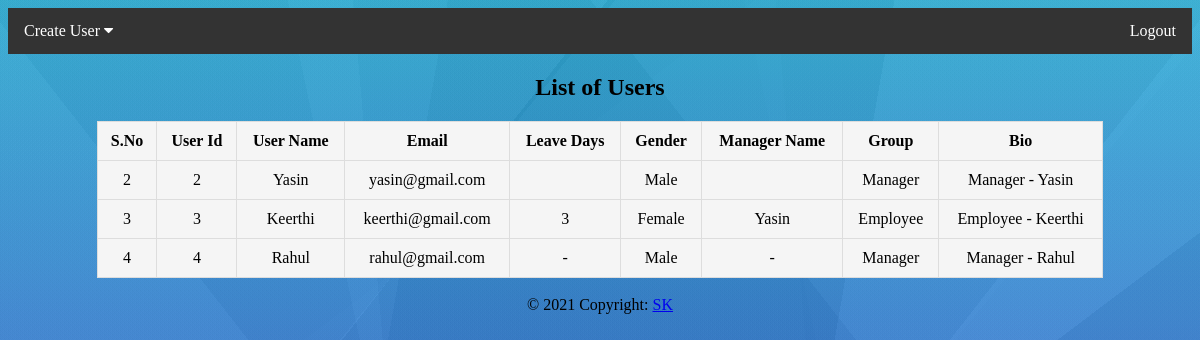
Page /add/ (signed in) on the committed database.
### user/models.py (models this page shows)
class UserProfile(models.Model):
    user = models.ForeignKey(User, on_delete=models.CASCADE)
    leave_days = models.CharField(max_length=20, choices=ELIGIBLE_LEAVE, default='-')
    gender = models.CharField(max_length=20, choices=GENDER)
    manager_name = models.CharField(max_length=50, choices=MANAGER, default='-')
    domain = models.CharField(max_length=30)
    group = models.CharField(max_length=20, choices=GROUP, default='-')
    bio = models.CharField(max_length=1000)

### user/views.py (the view)
# urls.py: path('add/', views.list_user, name='homepage'),
@login_required(login_url='/splogin')
def list_user(request):
    current_user = request.user
    values = UserProfile.objects.all()
    user = User.objects.all()
    return render(request, 'homepage.html', {'current_user':current_user, 'data':values, 'user':user})

### user/templates/homepage.html (shortened to what this page needs)
<html>
    <head>
        <link rel='stylesheet' href='../static/adminstyle.css'>
        <link rel='stylesheet' href='../static/homestyle.css'>
        <link rel="stylesheet" href="https://cdnjs.cloudflare.com/ajax/libs/font-awesome/4.7.0/css/font-awesome.min.css">
    </head>
    <body>
    <div class="navbar">
        <div class="dropdown">
            <button class="dropbtn">Create User
                <i class="fa fa-caret-down"></i>
            </button>
        </div><span class='topnav-right'> <a href='/splogout' class="navbar-nav ml-auto">Logout</a></span>
    </div>
    <center>
      <h2><caption>List of Users</caption></h2>
      <table class='table table-hover' border='1' style='border-collapse:collapse; width:85%; text-align:center;'>
          <tr>
             <th>S.No</th>
             <th>User Id</th>
             <th>User Name</th>
             <th>Email</th>
             <th>Leave Days</th>
             <th>Gender</th>
             <th>Manager Name</th>
             <th>Group</th>
             <th>Bio</th>
         </tr>
        {% if data %}
            {% for i in data %}
                {% for j in user %}
                    {% if i.user_id == j.id %}
                        <tr>
                            <td>{{ forloop.counter }}</td>
                            <td>{{i.user_id}}</td>
                            <td>{{j.username}}</td>
                            <td>{{j.email}}</td>
                            <td>{{i.leave_days}}</td>
                            <td>{{i.gender}}</td>
                            <td>{{i.manager_name}}</td>
                            <td>{{i.group}}</td>
                            <td>{{i.bio}}</td>
                        </tr>
                    {% endif %}
                {% endfor %}
            {% endfor %}
        {% else %}
            <tr>
                <td colspan='9'>No results found</td>
            </tr>
        {% endif %}
      </table><br>
      <footer class="">
          <div class="footer-copyright text-center py-3">&copy 2021 Copyright:
            <a href="#">SK</a>
          </div>
      </footer>
    </center>
    </body>
</html>

### lms/static/adminstyle.css (style rules this page uses)
body { background-image: linear-gradient(52deg, rgba(163, 163, 163, 0.09) 0%, rgba(163, 163, 163, 0.09) 33.3%,rgba(100, 100, 100, 0.09) 33.3%, rgba(100, 100, 100, 0.09) 66.6%,rgba(162, 162, 162, 0.09) 66.6%, rgba(162, 162, 162, 0.09) 99%),linear-gradient(258deg, rgba(193, 193, 193, 0.06) 0%, rgba(193, 193, 193, 0.06) 33.3%,rgba(169, 169, 169, 0.06) 33.3%, rgba(169, 169, 169, 0.06) 66.6%,rgba(92, 92, 92, 0.06) 66.6%, rgba(92, 92, 92, 0.06) 99%),linear-gradient(129deg, rgba(45, 45, 45, 0.03) 0%, rgba(45, 45, 45, 0.03) 33.3%,rgba(223, 223, 223, 0.03) 33.3%, rgba(223, 223, 223, 0.03) 66.6%,rgba(173, 173, 173, 0.03) 66.6%, rgba(173, 173, 173, 0.03) 99%),linear-gradient(280deg, rgba(226, 226, 226, 0.06) 0%, rgba(226, 226, 226, 0.06) 33.3%,rgba(81, 81, 81, 0.06) 33.3%, rgba(81, 81, 81, 0.06) 66.6%,rgba(186, 186, 186, 0.06) 66.6%, rgba(186, 186, 186, 0.06) 99%),linear-gradient(85deg, rgba(225, 225, 225, 0.04) 0%, rgba(225, 225, 225, 0.04) 33.3%,rgba(95, 95, 95, 0.04) 33.3%, rgba(95, 95, 95, 0.04) 66.6%,rgba(39, 39, 39, 0.04) 66.6%, rgba(39, 39, 39, 0.04) 99%),linear-gradient(128deg, rgba(184, 184, 184, 0.06) 0%, rgba(184, 184, 184, 0.06) 33.3%,rgba(0, 0, 0, 0.06) 33.3%, rgba(0, 0, 0, 0.06) 66.6%,rgba(140, 140, 140, 0.06) 66.6%, rgba(140, 140, 140, 0.06) 99.89999999999999%),linear-gradient(323deg, rgba(40, 40, 40, 0.07) 0%, rgba(40, 40, 40, 0.07) 33.3%,rgba(214, 214, 214, 0.07) 33.3%, rgba(214, 214, 214, 0.07) 66.6%,rgba(190, 190, 190, 0.07) 66.6%, rgba(190, 190, 190, 0.07) 99.89999999999999%),linear-gradient(61deg, rgba(230, 230, 230, 0) 0%, rgba(230, 230, 230, 0) 33.3%,rgba(241, 241, 241, 0) 33.3%, rgba(241, 241, 241, 0) 66.6%,rgba(55, 55, 55, 0) 66.6%, rgba(55, 55, 55, 0) 99%),linear-gradient(0deg, #2625e3,#0bbaef); }
.navbar { overflow: hidden; background-color: #333; }
.navbar a { float: left; font-size: 16px; color: white; text-align: center; padding: 14px 16px; text-decoration: none; }
.dropdown { float: left; overflow: hidden; }
.dropdown .dropbtn { font-size: 16px; border: none; outline: none; color: white; padding: 14px 16px; background-color: inherit; font-family: inherit; margin: 0; }

### lms/static/homestyle.css (style rules this page uses)
table, td, th { border: 1px solid #ddd; text-align: center; padding: 10px; background-color: whitesmoke; }
.topnav-right { float: right; }

### rows in the picture
UserProfile: user_id "2", gender "Male", group "Manager", bio "Manager - Yasin"
UserProfile: user_id "3", leave_days "3", gender "Female", manager_name "Yasin", group "Employee", bio "Employee - Keerthi"
UserProfile: user_id "4", leave_days "-", gender "Male", manager_name "-", group "Manager", bio "Manager - Rahul"

### other values in the picture
{{ j.username }} "Yasin"
{{ j.email }} "yasin@gmail.com"
{{ j.username }} "Keerthi"
{{ j.email }} "keerthi@gmail.com"
{{ j.username }} "Rahul"
{{ j.email }} "rahul@gmail.com"
